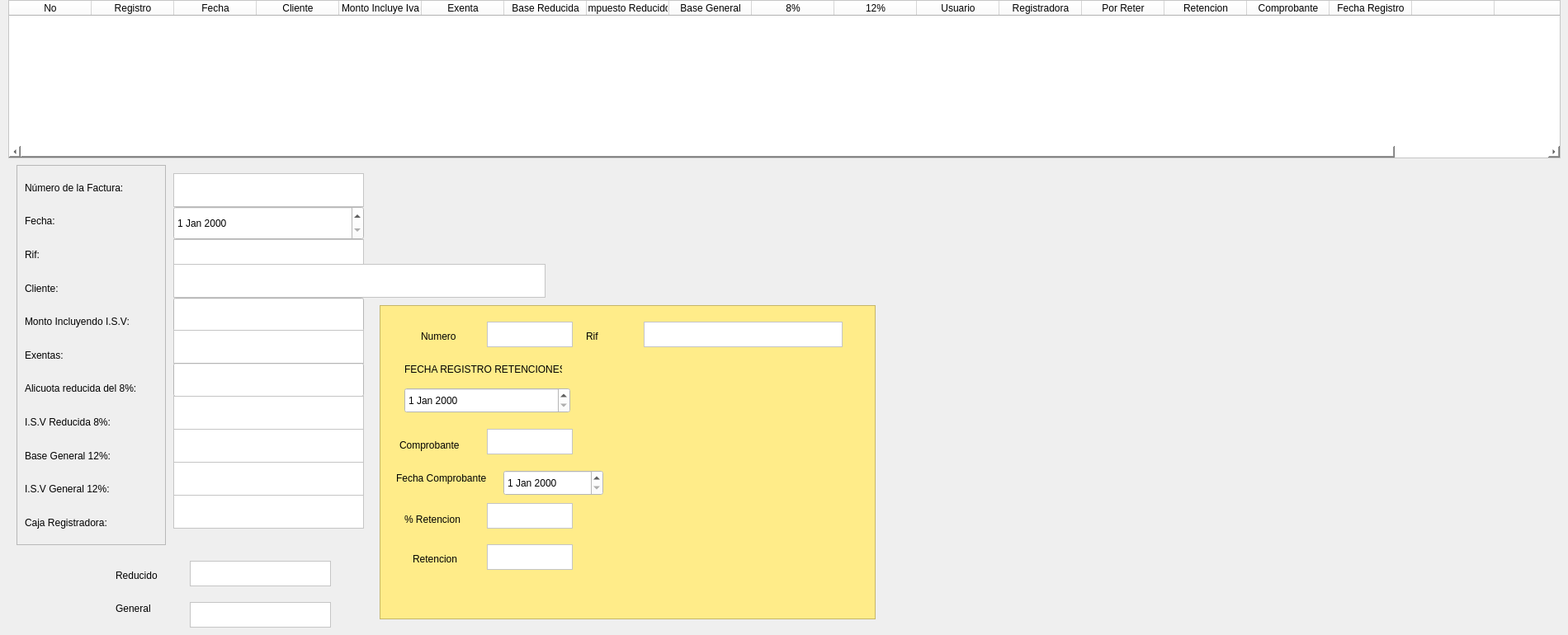
    <widget class="QWidget" name="tab_5">
     <attribute name="title">
      <string>Retenciones</string>
     </attribute>
     <widget class="QTableWidget" name="tableWidget_6">
      <property name="geometry">
       <rect>
        <x>10</x>
        <y>0</y>
        <width>1881</width>
        <height>192</height>
       </rect>
      </property>
      <property name="styleSheet">
       <string notr="true">background-color: rgb(255, 255, 255);</string>
      </property>
      <column>
       <property name="text">
        <string>No</string>
       </property>
      </column>
      <column>
       <property name="text">
        <string>Registro</string>
       </property>
      </column>
      <column>
       <property name="text">
        <string>Fecha</string>
       </property>
      </column>
      <column>
       <property name="text">
        <string>Cliente</string>
       </property>
      </column>
      <column>
       <property name="text">
        <string>Monto Incluye Iva</string>
       </property>
      </column>
      <column>
       <property name="text">
        <string>Exenta</string>
       </property>
      </column>
      <column>
       <property name="text">
        <string>Base Reducida</string>
       </property>
      </column>
      <column>
       <property name="text">
        <string>Impuesto Reducido</string>
       </property>
      </column>
      <column>
       <property name="text">
        <string>Base General</string>
       </property>
      </column>
      <column>
       <property name="text">
        <string>8%</string>
       </property>
      </column>
      <column>
       <property name="text">
        <string>12%</string>
       </property>
      </column>
      <column>
       <property name="text">
        <string>Usuario</string>
       </property>
      </column>
      <column>
       <property name="text">
        <string>Registradora</string>
       </property>
      </column>
      <column>
       <property name="text">
        <string>Por Reter</string>
       </property>
      </column>
      <column>
       <property name="text">
        <string>Retencion</string>
       </property>
      </column>
      <column>
       <property name="text">
        <string>Comprobante</string>
       </property>
      </column>
      <column>
       <property name="text">
        <string>Fecha Registro</string>
       </property>
      </column>
      <column>
       <property name="text">
        <string/>
       </property>
      </column>
      <column>
       <property name="text">
        <string/>
       </property>
      </column>
      <column>
       <property name="text">
        <string/>
       </property>
      </column>
     </widget>
     <widget class="QFrame" name="frame_16">
      <property name="geometry">
       <rect>
        <x>20</x>
        <y>200</y>
        <width>181</width>
        <height>461</height>
       </rect>
      </property>
      <property name="frameShape">
       <enum>QFrame::StyledPanel</enum>
      </property>
      <property name="frameShadow">
       <enum>QFrame::Raised</enum>
      </property>
      <layout class="QVBoxLayout" name="verticalLayout_7">
       <item>
        <widget class="QLabel" name="label_88">
         <property name="text">
          <string>Número de la Factura:</string>
         </property>
        </widget>
       </item>
       <item>
        <widget class="QLabel" name="label_91">
         <property name="text">
          <string>Fecha:</string>
         </property>
        </widget>
       </item>
       <item>
        <widget class="QLabel" name="label_92">
         <property name="text">
          <string>Rif:</string>
         </property>
        </widget>
       </item>
       <item>
        <widget class="QLabel" name="label_89">
         <property name="text">
          <string>Cliente:</string>
         </property>
        </widget>
       </item>
       <item>
        <widget class="QLabel" name="label_90">
         <property name="text">
          <string>Monto Incluyendo I.S.V:</string>
         </property>
        </widget>
       </item>
       <item>
        <widget class="QLabel" name="label_93">
         <property name="text">
          <string>Exentas:</string>
         </property>
        </widget>
       </item>
       <item>
        <widget class="QLabel" name="label_94">
         <property name="text">
          <string>Alicuota reducida del 8%:</string>
         </property>
        </widget>
       </item>
       <item>
        <widget class="QLabel" name="label_95">
         <property name="text">
          <string>I.S.V Reducida 8%:</string>
         </property>
        </widget>
       </item>
       <item>
        <widget class="QLabel" name="label_96">
         <property name="text">
          <string>Base General 12%:</string>
         </property>
        </widget>
       </item>
       <item>
        <widget class="QLabel" name="label_97">
         <property name="text">
          <string>I.S.V General 12%:</string>
         </property>
        </widget>
       </item>
       <item>
        <widget class="QLabel" name="label_98">
         <property name="text">
          <string>Caja Registradora:</string>
         </property>
        </widget>
       </item>
      </layout>
     </widget>
     <widget class="QTextEdit" name="textEdit_66">
      <property name="geometry">
       <rect>
        <x>210</x>
        <y>210</y>
        <width>231</width>
        <height>41</height>
       </rect>
      </property>
      <property name="styleSheet">
       <string notr="true">background-color: rgb(255, 255, 255);
border-top-color: rgb(0, 0, 0);
border-color: rgb(0, 0, 0);</string>
      </property>
     </widget>
     <widget class="QTextEdit" name="textEdit_67">
      <property name="geometry">
       <rect>
        <x>210</x>
        <y>290</y>
        <width>231</width>
        <height>31</height>
       </rect>
      </property>
      <property name="styleSheet">
       <string notr="true">background-color: rgb(255, 255, 255);</string>
      </property>
     </widget>
     <widget class="QTextEdit" name="textEdit_68">
      <property name="geometry">
       <rect>
        <x>210</x>
        <y>320</y>
        <width>451</width>
        <height>41</height>
       </rect>
      </property>
      <property name="styleSheet">
       <string notr="true">background-color: rgb(255, 255, 255);</string>
      </property>
     </widget>
     <widget class="QLineEdit" name="lineEdit">
      <property name="geometry">
       <rect>
        <x>210</x>
        <y>361</y>
        <width>231</width>
        <height>41</height>
       </rect>
      </property>
      <property name="styleSheet">
       <string notr="true">background-color: rgb(255, 255, 255);</string>
      </property>
     </widget>
     <widget class="QTextEdit" name="textEdit_69">
      <property name="geometry">
       <rect>
        <x>210</x>
        <y>400</y>
        <width>231</width>
        <height>41</height>
       </rect>
      </property>
      <property name="styleSheet">
       <string notr="true">background-color: rgb(255, 255, 255);</string>
      </property>
     </widget>
     <widget class="QLineEdit" name="lineEdit_2">
      <property name="geometry">
       <rect>
        <x>210</x>
        <y>440</y>
        <width>231</width>
        <height>41</height>
       </rect>
      </property>
      <property name="styleSheet">
       <string notr="true">background-color: rgb(255, 255, 255);</string>
      </property>
     </widget>
     <widget class="QTextEdit" name="textEdit_70">
      <property name="geometry">
       <rect>
        <x>210</x>
        <y>480</y>
        <width>231</width>
        <height>41</height>
       </rect>
      </property>
      <property name="styleSheet">
       <string notr="true">background-color: rgb(255, 255, 255);</string>
      </property>
     </widget>
     <widget class="QTextEdit" name="textEdit_71">
      <property name="geometry">
       <rect>
        <x>210</x>
        <y>520</y>
        <width>231</width>
        <height>41</height>
       </rect>
      </property>
      <property name="styleSheet">
       <string notr="true">background-color: rgb(255, 255, 255);</string>
      </property>
     </widget>
     <widget class="QTextEdit" name="textEdit_72">
      <property name="geometry">
       <rect>
        <x>210</x>
        <y>560</y>
        <width>231</width>
        <height>41</height>
       </rect>
      </property>
      <property name="styleSheet">
       <string notr="true">background-color: rgb(255, 255, 255);</string>
      </property>
     </widget>
     <widget class="QTextEdit" name="textEdit_73">
      <property name="geometry">
       <rect>
        <x>210</x>
        <y>600</y>
        <width>231</width>
        <height>41</height>
       </rect>
      </property>
      <property name="styleSheet">
       <string notr="true">background-color: rgb(255, 255, 255);</string>
      </property>
     </widget>
     <widget class="QDateEdit" name="dateEdit_9">
      <property name="geometry">
       <rect>
        <x>210</x>
        <y>250</y>
        <width>231</width>
        <height>41</height>
       </rect>
      </property>
      <property name="styleSheet">
       <string notr="true">background-color: rgb(255, 255, 255);</string>
      </property>
     </widget>
     <widget class="QLabel" name="label_99">
      <property name="geometry">
       <rect>
        <x>140</x>
        <y>690</y>
        <width>55</width>
        <height>16</height>
       </rect>
      </property>
      <property name="text">
       <string>Reducido</string>
      </property>
     </widget>
     <widget class="QLabel" name="label_100">
      <property name="geometry">
       <rect>
        <x>140</x>
        <y>730</y>
        <width>55</width>
        <height>16</height>
       </rect>
      </property>
      <property name="text">
       <string>General</string>
      </property>
     </widget>
     <widget class="QTextEdit" name="textEdit_74">
      <property name="geometry">
       <rect>
        <x>230</x>
        <y>680</y>
        <width>171</width>
        <height>31</height>
       </rect>
      </property>
      <property name="styleSheet">
       <string notr="true">background-color: rgb(255, 255, 255);</string>
      </property>
     </widget>
     <widget class="QTextEdit" name="textEdit_75">
      <property name="geometry">
       <rect>
        <x>230</x>
        <y>730</y>
        <width>171</width>
        <height>31</height>
       </rect>
      </property>
      <property name="styleSheet">
       <string notr="true">background-color: rgb(255, 255, 255);</string>
      </property>
     </widget>
     <widget class="QFrame" name="frame_17">
      <property name="geometry">
       <rect>
        <x>460</x>
        <y>370</y>
        <width>601</width>
        <height>381</height>
       </rect>
      </property>
      <property name="styleSheet">
       <string notr="true">background-color: rgb(255, 236, 137);</string>
      </property>
      <property name="frameShape">
       <enum>QFrame::StyledPanel</enum>
      </property>
      <property name="frameShadow">
       <enum>QFrame::Raised</enum>
      </property>
      <widget class="QLabel" name="label_101">
       <property name="geometry">
        <rect>
         <x>250</x>
         <y>30</y>
         <width>55</width>
         <height>16</height>
        </rect>
       </property>
       <property name="text">
        <string>Rif</string>
       </property>
      </widget>
      <widget class="QLabel" name="label_102">
       <property name="geometry">
        <rect>
         <x>30</x>
         <y>70</y>
         <width>191</width>
         <height>16</height>
        </rect>
       </property>
       <property name="text">
        <string>FECHA REGISTRO RETENCIONES</string>
       </property>
      </widget>
      <widget class="QLabel" name="label_103">
       <property name="geometry">
        <rect>
         <x>20</x>
         <y>200</y>
         <width>121</width>
         <height>20</height>
        </rect>
       </property>
       <property name="text">
        <string>Fecha Comprobante</string>
       </property>
      </widget>
      <widget class="QLabel" name="label_104">
       <property name="geometry">
        <rect>
         <x>40</x>
         <y>300</y>
         <width>55</width>
         <height>16</height>
        </rect>
       </property>
       <property name="text">
        <string>Retencion</string>
       </property>
      </widget>
      <widget class="QLabel" name="label_105">
       <property name="geometry">
        <rect>
         <x>24</x>
         <y>160</y>
         <width>81</width>
         <height>20</height>
        </rect>
       </property>
       <property name="text">
        <string>Comprobante</string>
       </property>
      </widget>
      <widget class="QLabel" name="label_106">
       <property name="geometry">
        <rect>
         <x>30</x>
         <y>250</y>
         <width>71</width>
         <height>20</height>
        </rect>
       </property>
       <property name="text">
        <string>% Retencion</string>
       </property>
      </widget>
      <widget class="QTextEdit" name="textEdit_76">
       <property name="geometry">
        <rect>
         <x>130</x>
         <y>20</y>
         <width>104</width>
         <height>31</height>
        </rect>
       </property>
       <property name="styleSheet">
        <string notr="true">background-color: rgb(255, 255, 255);</string>
       </property>
      </widget>
      <widget class="QTextEdit" name="textEdit_77">
       <property name="geometry">
        <rect>
         <x>320</x>
         <y>20</y>
         <width>241</width>
         <height>31</height>
        </rect>
       </property>
       <property name="styleSheet">
        <string notr="true">background-color: rgb(255, 255, 255);</string>
       </property>
      </widget>
      <widget class="QTextEdit" name="textEdit_78">
       <property name="geometry">
        <rect>
         <x>130</x>
         <y>150</y>
         <width>104</width>
         <height>31</height>
        </rect>
       </property>
       <property name="styleSheet">
        <string notr="true">background-color: rgb(255, 255, 255);</string>
       </property>
      </widget>
      <widget class="QTextEdit" name="textEdit_79">
       <property name="geometry">
        <rect>
         <x>130</x>
         <y>240</y>
         <width>104</width>
         <height>31</height>
        </rect>
       </property>
       <property name="styleSheet">
        <string notr="true">background-color: rgb(255, 255, 255);</string>
       </property>
      </widget>
      <widget class="QTextEdit" name="textEdit_80">
       <property name="geometry">
        <rect>
         <x>130</x>
         <y>290</y>
         <width>104</width>
         <height>31</height>
        </rect>
       </property>
       <property name="styleSheet">
        <string notr="true">background-color: rgb(255, 255, 255);</string>
       </property>
      </widget>
      <widget class="QDateEdit" name="dateEdit_10">
       <property name="geometry">
        <rect>
         <x>150</x>
         <y>200</y>
         <width>121</width>
         <height>31</height>
        </rect>
       </property>
       <property name="styleSheet">
        <string notr="true">background-color: rgb(255, 255, 255);</string>
       </property>
      </widget>
      <widget class="QLabel" name="label_107">
       <property name="geometry">
        <rect>
         <x>50</x>
         <y>30</y>
         <width>55</width>
         <height>16</height>
        </rect>
       </property>
       <property name="text">
        <string>Numero</string>
       </property>
      </widget>
      <widget class="QDateEdit" name="dateEdit_11">
       <property name="geometry">
        <rect>
         <x>30</x>
         <y>100</y>
         <width>201</width>
         <height>31</height>
        </rect>
       </property>
       <property name="styleSheet">
        <string notr="true">background-color: rgb(255, 255, 255);</string>
       </property>
      </widget>
     </widget>
    </widget>
